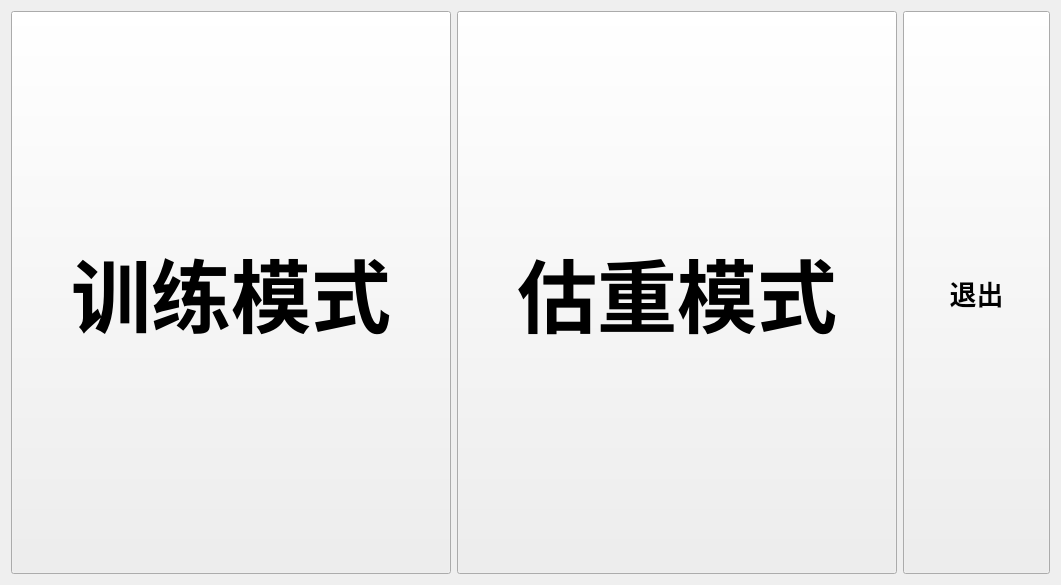
<?xml version="1.0" encoding="UTF-8"?>
<ui version="4.0">
 <class>OrbbecDemoClass</class>
 <widget class="QMainWindow" name="OrbbecDemoClass">
  <property name="geometry">
   <rect>
    <x>0</x>
    <y>0</y>
    <width>1061</width>
    <height>585</height>
   </rect>
  </property>
  <property name="windowTitle">
   <string>OrbbecDemo</string>
  </property>
  <widget class="QWidget" name="centralWidget">
   <layout class="QHBoxLayout" name="horizontalLayout" stretch="3,3,1">
    <item>
     <widget class="QPushButton" name="btn_train">
      <property name="enabled">
       <bool>true</bool>
      </property>
      <property name="sizePolicy">
       <sizepolicy hsizetype="MinimumExpanding" vsizetype="MinimumExpanding">
        <horstretch>0</horstretch>
        <verstretch>0</verstretch>
       </sizepolicy>
      </property>
      <property name="font">
       <font>
        <family>黑体</family>
        <pointsize>60</pointsize>
        <weight>75</weight>
        <bold>true</bold>
       </font>
      </property>
      <property name="text">
       <string>训练模式</string>
      </property>
      <property name="iconSize">
       <size>
        <width>50</width>
        <height>50</height>
       </size>
      </property>
      <property name="checkable">
       <bool>false</bool>
      </property>
     </widget>
    </item>
    <item>
     <widget class="QPushButton" name="btn_estimation">
      <property name="sizePolicy">
       <sizepolicy hsizetype="MinimumExpanding" vsizetype="MinimumExpanding">
        <horstretch>0</horstretch>
        <verstretch>0</verstretch>
       </sizepolicy>
      </property>
      <property name="font">
       <font>
        <family>黑体</family>
        <pointsize>60</pointsize>
        <weight>75</weight>
        <bold>true</bold>
       </font>
      </property>
      <property name="text">
       <string>估重模式</string>
      </property>
     </widget>
    </item>
    <item>
     <widget class="QPushButton" name="btn_exit">
      <property name="sizePolicy">
       <sizepolicy hsizetype="Preferred" vsizetype="Preferred">
        <horstretch>0</horstretch>
        <verstretch>0</verstretch>
       </sizepolicy>
      </property>
      <property name="font">
       <font>
        <family>黑体</family>
        <pointsize>20</pointsize>
        <weight>75</weight>
        <bold>true</bold>
       </font>
      </property>
      <property name="text">
       <string>退出</string>
      </property>
     </widget>
    </item>
   </layout>
  </widget>
 </widget>
 <layoutdefault spacing="6" margin="11"/>
 <resources>
  <include location="OrbbecDemo.qrc"/>
 </resources>
 <connections/>
</ui>
